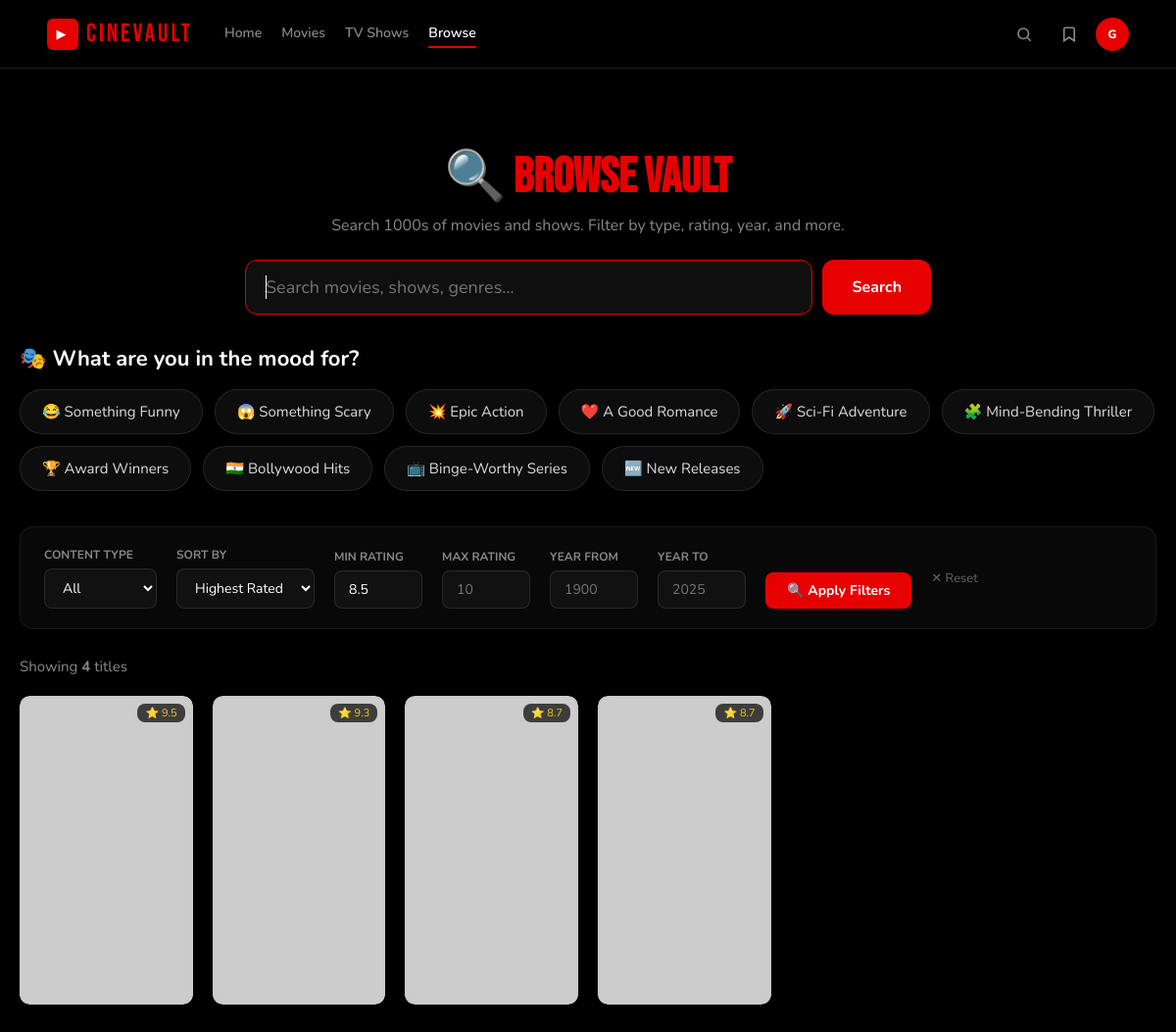
The page /search.php?min_rating=8.5&sort=rating on the database its author committed.
### tables this page shows
CREATE TABLE IF NOT EXISTS content (
id INT AUTO_INCREMENT PRIMARY KEY,
title VARCHAR(255) NOT NULL,
release_year VARCHAR(10) NOT NULL,
duration VARCHAR(50),
rating VARCHAR(10),
genre VARCHAR(100),
description TEXT,
poster_url VARCHAR(255),
content_type ENUM('movie', 'series') DEFAULT 'movie',
category VARCHAR(50) DEFAULT 'Trending',
created_at TIMESTAMP DEFAULT CURRENT_TIMESTAMP
);

### search.php (the view, shortened to what this page needs)
<?php
$q          = trim($_GET['q'] ?? '');
$filterType = $_GET['type'] ?? 'all';
$sortBy     = $_GET['sort'] ?? 'relevance';
$minRating  = (float)($_GET['min_rating'] ?? 0);
$maxRating  = (float)($_GET['max_rating'] ?? 10);
$yearFrom   = (int)($_GET['year_from'] ?? 0);
$yearTo     = (int)($_GET['year_to']   ?? 0);
require_once 'api/db_connect.php';
$params = [];
$where  = [];
if ($minRating > 0) { $where[] = "CAST(rating AS DECIMAL(4,1)) >= ?"; $params[] = $minRating; }
$sql = "SELECT * FROM content";
if ($where) $sql .= " WHERE " . implode(" AND ", $where);
switch ($sortBy) {
    case 'rating':   $sql .= " ORDER BY CAST(rating AS DECIMAL(4,1)) DESC"; break;
}
$sql .= " LIMIT 60";
$stmt = $pdo->prepare($sql);
$stmt->execute($params);
$results = $stmt->fetchAll();
include 'includes/header.php';
?>
<div class="search-page">
    <div class="search-hero">
        <h1>🔍 Browse Vault</h1>
        <p>Search 1000s of movies and shows. Filter by type, rating, year, and more.</p>
        <form method="GET" class="search-big-form">
            <input class="search-big-input" type="text" name="q" value="<?= htmlspecialchars($q) ?>" placeholder="Search movies, shows, genres…" autofocus>
            <button class="search-big-btn" type="submit">Search</button>
        </form>
    </div>
    <?php if ($q === ''): ?>
    <div class="mood-section">
        <h2>🎭 What are you in the mood for?</h2>
        <div class="mood-grid">
            <?php
            $moods = [
                ['😂 Something Funny',       'q=comedy&type=all'],
                ['😱 Something Scary',       'q=horror&type=all'],
                ['💥 Epic Action',           'q=action&type=all'],
                ['❤️ A Good Romance',        'q=romance&type=all'],
                ['🚀 Sci-Fi Adventure',      'q=sci-fi&type=all'],
                ['🧩 Mind-Bending Thriller', 'q=thriller&type=all'],
                ['🏆 Award Winners',         'min_rating=8.5&sort=rating'],
                ['🇮🇳 Bollywood Hits',        'q=bollywood&type=movie'],
                ['📺 Binge-Worthy Series',   'type=series&sort=rating'],
                ['🆕 New Releases',          'sort=newest'],
            ];
            foreach ($moods as [$label, $params]):
            ?>
            <button class="mood-btn" onclick="window.location.href='search.php?<?= $params ?>'">
                <?= $label ?>
            </button>
            <?php endforeach; ?>
        </div>
    </div>
    <?php endif; ?>
    <form method="GET" class="filter-bar">
        <div class="filter-group">
            <label>Content Type</label>
            <select name="type" class="filter-select">
                <option value="all"    <?= $filterType==='all'    ? 'selected':'' ?>>All</option>
            </select>
        </div>
        <div class="filter-group">
            <label>Sort By</label>
            <select name="sort" class="filter-select">
                <option value="rating"    <?= $sortBy==='rating'    ? 'selected':'' ?>>Highest Rated</option>
            </select>
        </div>
        <div class="filter-group">
            <label>Min Rating</label>
            <input type="number" name="min_rating" class="filter-input" min="0" max="10" step="0.5" value="<?= $minRating ?: '' ?>" placeholder="0">
        </div>
        <div class="filter-group">
            <label>Max Rating</label>
            <input type="number" name="max_rating" class="filter-input" min="0" max="10" step="0.5" value="<?= $maxRating < 10 ? $maxRating : '' ?>" placeholder="10">
        </div>
        <div class="filter-group">
            <label>Year From</label>
            <input type="number" name="year_from" class="filter-input" min="1900" max="2030" value="<?= $yearFrom ?: '' ?>" placeholder="1900">
        </div>
        <div class="filter-group">
            <label>Year To</label>
            <input type="number" name="year_to" class="filter-input" min="1900" max="2030" value="<?= $yearTo ?: '' ?>" placeholder="2025">
        </div>
        <button type="submit" class="filter-apply">🔍 Apply Filters</button>
        <?php if ($q || $filterType !== 'all' || $sortBy !== 'relevance' || $minRating || $yearFrom): ?>
        <a href="search.php" style="color:#666;font-size:13px;align-self:center;text-decoration:none">✕ Reset</a>
        <?php endif; ?>
    </form>
    <div class="results-header">
        <?php if ($q): ?>
        <div class="results-count">Found <strong><?= count($results) ?></strong> results for "<strong><?= htmlspecialchars($q) ?></strong>"</div>
        <?php else: ?>
        <div class="results-count">Showing <strong><?= count($results) ?></strong> titles</div>
        <?php endif; ?>
    </div>
    <?php if (count($results) > 0): ?>
    <div class="results-grid">
        <?php foreach ($results as $m): ?>
        <div class="movie-card" onclick="window.location.href='watch.php?id=<?= $m['id'] ?>'">
            <div class="card-img-wrap">
                <div style="position:absolute;top:8px;right:8px;background:rgba(0,0,0,.7);padding:2px 8px;border-radius:8px;font-size:11px;color:var(--gold)">
                    ⭐ <?= htmlspecialchars($m['rating']) ?>
                </div>
            </div>
        </div>
        <?php endforeach; ?>
    </div>
    <?php endif; ?>
</div>
<?php include 'includes/footer.php'; ?>

### cinevault.css (style rules this page uses)
*, *::before, *::after { box-sizing: border-box; margin: 0; padding: 0; }
:root { --bg: #000; --surface: #111; --card: #141414; --card2: #1a1a1a; --border: #222; --red: #e60000; --red2: #ff4444; --gold: #f5c518; --text: #fff; --muted: #888; --font: 'Nunito', Arial, Helvetica, sans-serif; --font-display: 'Bebas Neue', cursive; --nav-h: 70px; --radius: 10px; --pad: 48px; }
html { scroll-behavior: smooth; }
body { background: var(--bg); color: var(--text); font-family: var(--font); min-height: 100vh; overflow-x: hidden; padding-top: var(--nav-h); }
.movie-card { cursor: pointer; border-radius: var(--radius); overflow: hidden; background: var(--card); position: relative; transition: transform .3s, box-shadow .3s, min-width .4s cubic-bezier(.23, 1, .32, 1); }
.card-img-wrap { position: relative; width: 100%; overflow: hidden; }

### search.php (style rules this page uses)
.search-page { max-width:1300px; margin:40px auto; padding:0 20px 80px; }
.search-hero { text-align:center; padding:40px 20px 30px; }
.search-hero h1 { font-family:var(--font-display); font-size:50px; color:var(--red); }
.search-hero p { color:#888; margin-top:8px; }
.search-big-form { display:flex; gap:10px; max-width:700px; margin:24px auto 0; }
.search-big-input { flex:1; padding:15px 20px; background:rgba(255,255,255,0.06); border:1px solid rgba(255,255,255,0.15); border-radius:12px; color:#fff; font-size:18px; font-family:'Nunito',sans-serif; }
.search-big-btn { padding:15px 30px; background:var(--red); color:#fff; border:none; border-radius:12px; font-size:16px; font-weight:700; cursor:pointer; transition:.2s; font-family:'Nunito',sans-serif; }
.filter-bar { background:rgba(255,255,255,0.03); border:1px solid rgba(255,255,255,0.07); border-radius:14px; padding:20px 24px; margin-bottom:28px; display:flex; flex-wrap:wrap; gap:20px; align-items:flex-end; }
.filter-group { display:flex; flex-direction:column; gap:6px; }
.filter-group label { font-size:12px; color:#888; text-transform:uppercase; font-weight:700; }
.filter-select, .filter-input { padding:9px 14px; background:#111; border:1px solid rgba(255,255,255,0.1); border-radius:8px; color:#fff; font-family:'Nunito',sans-serif; font-size:14px; }
.filter-input { width:90px; }
.filter-apply { padding:9px 22px; background:var(--red); color:#fff; border:none; border-radius:8px; font-size:14px; font-weight:700; cursor:pointer; transition:.2s; font-family:'Nunito',sans-serif; align-self:flex-end; }
.results-header { display:flex; align-items:center; justify-content:space-between; margin-bottom:20px; }
.results-count { color:#888; font-size:15px; }
.results-grid { display:grid; grid-template-columns:repeat(auto-fill,minmax(160px,1fr)); gap:20px; }
.mood-section { margin-bottom:36px; }
.mood-section h2 { font-size:22px; margin-bottom:16px; }
.mood-grid { display:flex; flex-wrap:wrap; gap:12px; }
.mood-btn { padding:12px 22px; border:1px solid rgba(255,255,255,0.1); border-radius:30px; background:rgba(255,255,255,0.05); color:#ddd; cursor:pointer; font-size:15px; transition:all .2s; font-family:'Nunito',sans-serif; }

### rows shown on the page
content: rating "9.5"
content: rating "9.3"
content: rating "8.7"
content: rating "8.7"

### other values the page prints
$_cv_initial "G"
$label "😂 Something Funny"
$label "😱 Something Scary"
$label "💥 Epic Action"
$label "❤️ A Good Romance"
$label "🚀 Sci-Fi Adventure"
$label "🧩 Mind-Bending Thriller"
$label "🏆 Award Winners"
$label "🇮🇳 Bollywood Hits"
$label "📺 Binge-Worthy Series"
$label "🆕 New Releases"
count($results) "4"
